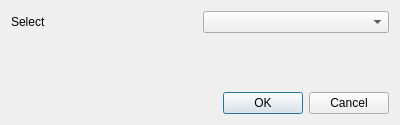
<?xml version="1.0" encoding="UTF-8"?>
<ui version="4.0">
 <class>Dialog</class>
 <widget class="QDialog" name="Dialog">
  <property name="geometry">
   <rect>
    <x>0</x>
    <y>0</y>
    <width>400</width>
    <height>125</height>
   </rect>
  </property>
  <property name="windowTitle">
   <string>Dialog</string>
  </property>
  <layout class="QVBoxLayout" name="verticalLayout">
   <item>
    <layout class="QHBoxLayout" name="horizontalLayout">
     <item>
      <widget class="QLabel" name="label">
       <property name="text">
        <string>Select</string>
       </property>
      </widget>
     </item>
     <item>
      <widget class="QComboBox" name="comboBox"/>
     </item>
    </layout>
   </item>
   <item>
    <spacer name="verticalSpacer">
     <property name="orientation">
      <enum>Qt::Vertical</enum>
     </property>
     <property name="sizeHint" stdset="0">
      <size>
       <width>20</width>
       <height>29</height>
      </size>
     </property>
    </spacer>
   </item>
   <item>
    <widget class="QDialogButtonBox" name="buttonBox">
     <property name="orientation">
      <enum>Qt::Horizontal</enum>
     </property>
     <property name="standardButtons">
      <set>QDialogButtonBox::Cancel|QDialogButtonBox::Ok</set>
     </property>
    </widget>
   </item>
  </layout>
 </widget>
 <resources/>
 <connections>
  <connection>
   <sender>buttonBox</sender>
   <signal>accepted()</signal>
   <receiver>Dialog</receiver>
   <slot>accept()</slot>
   <hints>
    <hint type="sourcelabel">
     <x>248</x>
     <y>254</y>
    </hint>
    <hint type="destinationlabel">
     <x>157</x>
     <y>274</y>
    </hint>
   </hints>
  </connection>
  <connection>
   <sender>buttonBox</sender>
   <signal>rejected()</signal>
   <receiver>Dialog</receiver>
   <slot>reject()</slot>
   <hints>
    <hint type="sourcelabel">
     <x>316</x>
     <y>260</y>
    </hint>
    <hint type="destinationlabel">
     <x>286</x>
     <y>274</y>
    </hint>
   </hints>
  </connection>
 </connections>
</ui>
